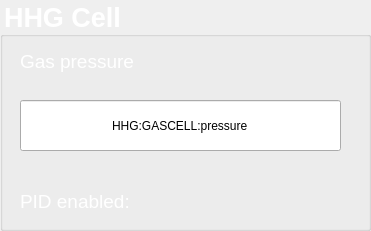
   <widget class="QGroupBox" name="groupBox_4">
    <property name="geometry">
     <rect>
      <x>390</x>
      <y>200</y>
      <width>371</width>
      <height>231</height>
     </rect>
    </property>
    <property name="font">
     <font>
      <pointsize>20</pointsize>
      <weight>75</weight>
      <bold>true</bold>
     </font>
    </property>
    <property name="styleSheet">
     <string notr="true">QGroupBox {
color: #FFFFFF;
}</string>
    </property>
    <property name="title">
     <string>HHG Cell</string>
    </property>
    <widget class="QLabel" name="label_8">
     <property name="geometry">
      <rect>
       <x>20</x>
       <y>50</y>
       <width>141</width>
       <height>23</height>
      </rect>
     </property>
     <property name="font">
      <font>
       <pointsize>14</pointsize>
       <weight>50</weight>
       <bold>false</bold>
      </font>
     </property>
     <property name="styleSheet">
      <string notr="true">QLabel {color: #FFFFFF;}</string>
     </property>
     <property name="text">
      <string>Gas pressure</string>
     </property>
    </widget>
    <widget class="caLineEdit" name="calineedit_22">
     <property name="geometry">
      <rect>
       <x>20</x>
       <y>100</y>
       <width>321</width>
       <height>51</height>
      </rect>
     </property>
     <property name="text">
      <string>HHG:GASCELL:pressure</string>
     </property>
     <property name="alignment">
      <set>Qt::AlignCenter</set>
     </property>
     <property name="channel" stdset="0">
      <string notr="true">HHG:GASCELL:pressure</string>
     </property>
     <property name="background" stdset="0">
      <color alpha="0">
       <red>255</red>
       <green>255</green>
       <blue>255</blue>
      </color>
     </property>
     <property name="precision" stdset="0">
      <number>1</number>
     </property>
     <property name="unitsEnabled" stdset="0">
      <bool>true</bool>
     </property>
    </widget>
    <widget class="caLed" name="caled_14" native="true">
     <property name="geometry">
      <rect>
       <x>200</x>
       <y>180</y>
       <width>32</width>
       <height>32</height>
      </rect>
     </property>
     <property name="rectangular" stdset="0">
      <bool>true</bool>
     </property>
     <property name="ledWidth" stdset="0">
      <number>30</number>
     </property>
     <property name="ledHeight" stdset="0">
      <number>30</number>
     </property>
     <property name="linearGradient" stdset="0">
      <bool>true</bool>
     </property>
     <property name="channel" stdset="0">
      <string notr="true">HHG:GASCELL:pidEnabled</string>
     </property>
     <property name="falseColor" stdset="0">
      <color>
       <red>255</red>
       <green>0</green>
       <blue>0</blue>
      </color>
     </property>
     <property name="trueColor" stdset="0">
      <color>
       <red>0</red>
       <green>170</green>
       <blue>0</blue>
      </color>
     </property>
     <property name="trueValue" stdset="0">
      <string>On</string>
     </property>
     <property name="falseValue" stdset="0">
      <string>Off</string>
     </property>
    </widget>
    <widget class="QLabel" name="label_13">
     <property name="geometry">
      <rect>
       <x>20</x>
       <y>190</y>
       <width>141</width>
       <height>23</height>
      </rect>
     </property>
     <property name="font">
      <font>
       <pointsize>14</pointsize>
       <weight>50</weight>
       <bold>false</bold>
      </font>
     </property>
     <property name="styleSheet">
      <string notr="true">QLabel {color: #FFFFFF;}</string>
     </property>
     <property name="text">
      <string>PID enabled:</string>
     </property>
    </widget>
   </widget>
